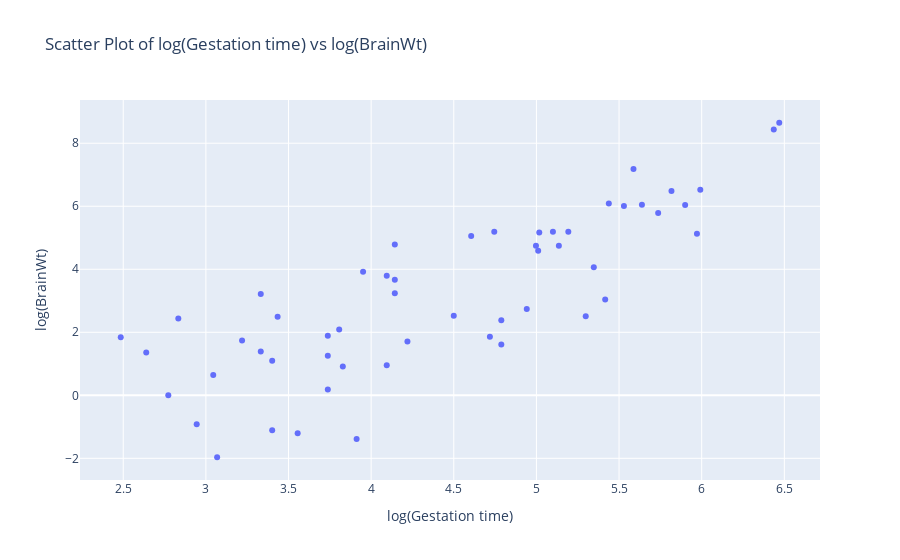

Source (notebook cell):
### Code cell
# Create a scatter Gestation vs. Brain Weight
fig = px.scatter(x=np.log(df['Gestation']), y=np.log(df['BrainWt']), 
                 title='Scatter Plot of log(Gestation time) vs log(BrainWt)',
                 labels={'x': 'log(Gestation time)', 'y': 'log(BrainWt)'})
fig.show()

### Figure 1 — Plotly figure (JSON) as saved in the notebook; plotly's stock layout.template omitted (floating-point values rounded to 4 significant figures)
{"data": [{"hovertemplate": "log(Gestation time)=%{x}<br>log(BrainWt)=%{y}<extra></extra>", "legendgroup": "", "marker": {"color": "#636efa", "symbol": "circle"}, "mode": "markers", "name": "", "orientation": "v", "showlegend": false, "type": "scatter", "x": [6.469, 3.738, null, 4.094, 3.219, 6.436, 5.193, 3.555, null, 5.971, null, null, 5.438, 4.718, null, null, 5.638, null, null, null, null, 4.143, 5.9, null, 3.738, 3.738, 4.787, null, null, 5.991, 4.997, 2.773, 3.332, 5.529, null, 5.737, 4.143, null, 4.22, 5.817, 2.944, 5.587, 4.605, 3.045, 3.068, null, 3.912, 4.787, 5.1, 3.401, null, null, 3.807, 3.401, 2.485, null, null, 4.942, 5.136, 2.833, 4.745, null, null, null, 3.434, 4.143, 3.951, 5.416, 5.011, null, 5.017, 3.332, 4.5, null, null, 4.094, null, null, null, null, 5.298, 3.829, 5.347, null, null, 2.639, null], "xaxis": "x", "y": [8.65, 1.887, -1.109, 3.795, 1.74, 8.434, 5.193, -1.204, 7.456, 5.13, 6.227, 4.71, 6.087, 1.856, 6.131, 0.1655, 6.047, -0.9163, 1.386, 0.8755, 4.248, 3.243, 6.038, 0.9163, 0.1823, 1.253, 1.609, 2.862, 4.394, 6.522, 4.745, 0, 1.386, 6.006, 2.507, 5.784, 4.783, -1.238, 1.705, 6.485, -0.9163, 7.185, 5.056, 0.6419, -1.966, 5.427, -1.386, 2.38, 5.187, 1.099, -1.109, 3.178, 2.092, -1.109, 1.841, 6.091, -1.204, 2.741, 4.745, 2.434, 5.193, 7.809, 1.969, 4.656, 2.493, 3.669, 3.92, 3.045, 4.587, 0.6419, 5.165, 3.219, 2.526, 2.996, 0, 0.9555, 2.797, 1.386, 2.796, 5.582, 2.51, 0.9163, 4.06, -1.109, -1.204, 1.361, 0.1823], "yaxis": "y"}], "layout": {"legend": {"tracegroupgap": 0}, "title": {"text": "Scatter Plot of log(Gestation time) vs log(BrainWt)"}, "xaxis": {"anchor": "y", "domain": [0, 1], "title": {"text": "log(Gestation time)"}}, "yaxis": {"anchor": "x", "domain": [0, 1], "title": {"text": "log(BrainWt)"}}}}
